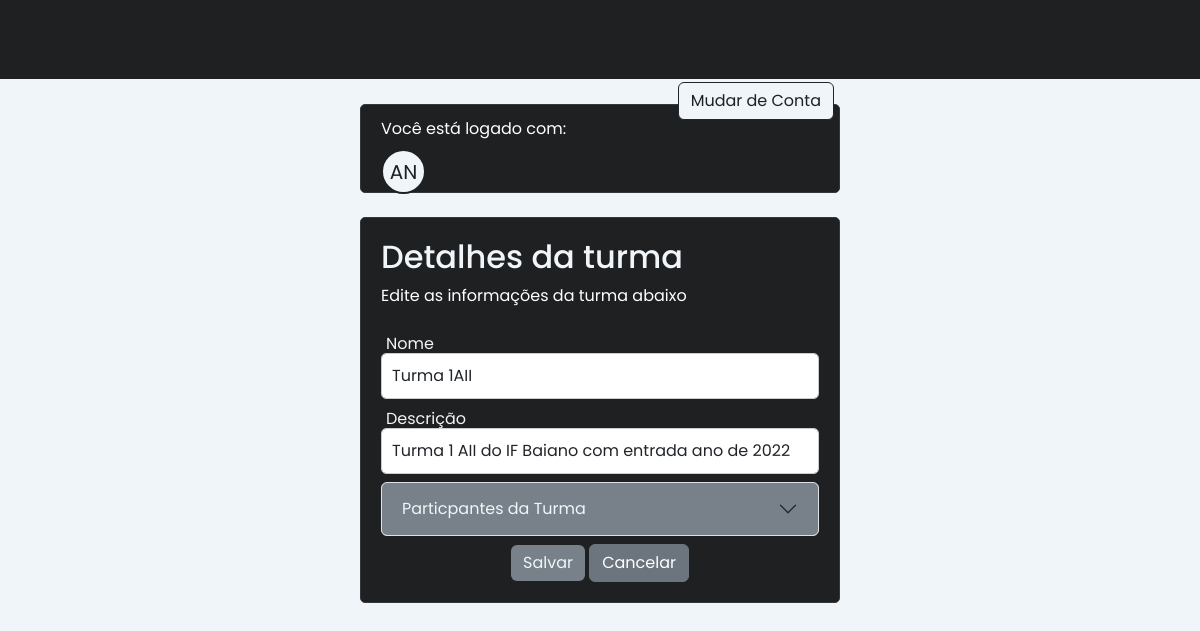
The app's page /turmas/5WM6K/editarTurma with its own data.
### apps/turmas/models.py (models this page shows, shortened)
class Turma(models.Model):
    nome = models.CharField(max_length=50, null=False, blank=False)
    descricao = models.CharField(max_length=50, null=True, blank=True)
    cor = models.CharField(max_length=7, null=True, blank=True)
    codigo = models.CharField(max_length=5, null=False, blank=False)
    adm = models.ForeignKey(User, on_delete=models.SET_NULL, null=True)
    participantes = models.ManyToManyField(User, related_name='participantes', null=True, blank=True)

### apps/turmas/views.py (the view)
# urls.py: path('<str:codigo>/editarTurma', views.editarTurma, name="editarTurma"),
def editarTurma(request, codigo):
    cc = nameUser(request)
    turma = Turma.objects.get(codigo=codigo)
    valores = CriarTurma(instance=turma).initial
    if request.method == 'POST':
        formPost = CriarTurma(request.POST, instance=turma)
        if formPost.is_valid():
            formPost.save()
            return redirect('turmas:turmas', codigo=codigo)
        else:
            formPost = CriarTurma(instance=post)
    context = {'nameUser': cc, 'formPost': valores, 'participantes': turma.participantes.all(),'codigo': codigo}
    return render(request, 'turmas/criar.html', context)

### templates/turmas/criar.html (shortened to what this page needs)
{% extends 'sidebar.html' %}
{% load static %}
{% block card %}
<br>
<div class="conta">
        <p>Você está logado com:</p>
            <div class="perfil">{{nameUser.name}}</div>
            <div class="mudarconta">
                <a href="{% url 'accounts:logout' %}" class="btn btn-dark">Mudar de Conta</a>
            </div>
</div>
    <br>
<div class="conta">
    {% if '/editarTurma' in request.path %}
    <h2 class="infoTurma">Detalhes da turma</h2><br>
    <p>Edite as informações da turma abaixo</p>
    <br><br>
    {% else %}
    <h2 class="infoTurma">Criar turma:</h2><br>
    <p>Preencha os campos abaixo para criar uma turma</p>
    <br><br>
    {% endif %}
    <form method="POST" action="{% url 'turmas:remover_participantes' codigo=codigo %}">
            <br>
            <div class="form-group">
                <label>Nome</label>
                <input type="text" class="form-control" name="nome" maxlength="50" required id="id_nome" value="{{formPost.nome}}" placeholder="Nome da turma">
              </div>
              <br><br>
              <div class="form-group">
                <label>Descrição</label>
                <input type="text" class="form-control" name="descricao" maxlength="50" id="id_descricao" value="{{formPost.descricao}}" placeholder="Descrição da turma">
              </div>
            <br>
            {% if '/editarTurma' in request.path %}
            <div class="accordion" id="accordionExample">
                <div class="accordion-item">
                      <button class="accordion-button collapsed" type="button" data-bs-toggle="collapse" data-bs-target="#flush-collapseOne" aria-expanded="false" aria-controls="flush-collapseOne">
                        Particpantes da Turma
                      </button>
                  </div>
              </div>
              <br>
            {% endif %}
            <center>
                <button type="submit" class="btn btn-info" >Salvar</button>
                <a class="btn btn-secondary" onclick="history.go(-1);">Cancelar</a>
            </center>
 </form>
</div>
{% endblock %}

### static/css/sidebar/style.css (style rules this page uses)
body { font-family: 'Poppins', sans-serif; margin: 0%; padding: 0%; box-sizing: border-box; background-color: var(--background-body); --background-body: #F0F5F9; --background-sidebar: #bfc7d1; --primary-color: #1A73E8; --hover-color: #3405a3; --secondary-color: #fff; --hover: #00ffff; --primary-100:#1E2022; --primary-200:#34373b; --primary-300:#F0F5F9; --accent-100:#788189; --accent-200:#e1e4e6; --text-100:#1E2022; --text-200:#52616B; --bg-100:#F0F5F9; --bg-200:#C9D6DF; --bg-300:#bfc7d1; --arrow-width: 10px; --arrow-stroke: 2px; }
p { color: #f0f8ff; }
a { text-decoration: none; color: var(--primary-100); }
h1, h2, h3, h4, h5 { color: var(--primary-100) }
.perfil { background-color: var(--primary-100); height: 45px; width: 45px; border-radius: 50% ; text-align: center; color: #ffffff; font-size: 20px; align-items: center; justify-content: center; display: flex; margin: 0%; border: 2px solid; }

### static/css/turma/participar_criar.css (style rules this page uses)
body { --primary-100:#1E2022; --primary-200:#34373b; --primary-300:#F0F5F9; --accent-100:#788189; --accent-200:#e1e4e6; --text-100:#1E2022; --text-200:#52616B; --bg-100:#F0F5F9; --bg-200:#C9D6DF; --bg-300:#bfc7d1; }
.conta { border: 1px solid var(--primary-200); padding: 20px; border-radius: 5px; margin-left: 30%; margin-right: 30%; line-height: 0.5em; background-color: var(--primary-100); }
.infoTurma { color: var(--primary-300); }
.conta button { background-color: var(--accent-100); color: var(--primary-300); border: 0; }
p { color: white; }
.perfil { background-color: var(--primary-300); color: var(--primary-100); }
.mudarconta { display: flex; float: right; margin-right: -15px; margin-top: -90px; position: relative; }
.mudarconta a { background-color: var(--bg-100); color: var(--primary-100); }
label { color: #F3F4F4; margin-bottom: 5px; margin-left: 5px; }

### static/css/turma/turma.css (style rules this page uses)
body { --primary-100:#1E2022; --primary-200:#34373b; --primary-300:#F0F5F9; --accent-100:#788189; --accent-200:#e1e4e6; --text-100:#1E2022; --text-200:#52616B; --bg-100:#F0F5F9; --bg-200:#C9D6DF; --bg-300:#bfc7d1; }

### static/css/turma/posts.css (style rules this page uses)
body { --primary-100:#1E2022; --primary-200:#34373b; --primary-300:#F0F5F9; --accent-100:#788189; --accent-200:#e1e4e6; --text-100:#1E2022; --text-200:#52616B; --bg-100:#F0F5F9; --bg-200:#C9D6DF; --bg-300:#bfc7d1; }
input[type="text"] { flex: 1; padding: 10px; border: 1px solid #ccc; border-radius: 5px; }
form { width: 100%; }

### records on screen
Turma: nome "Turma 1AII", descricao "Turma 1 AII do IF Baiano com entrada ano de 2022"

### other values on screen
{{ nameUser.name }} "AN"
